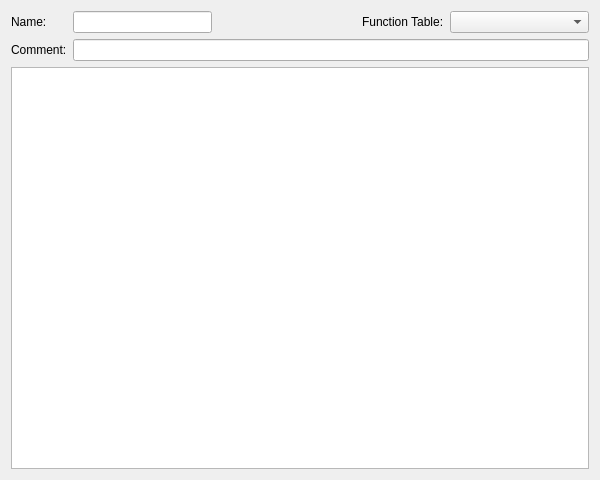
<?xml version="1.0" encoding="UTF-8"?>
<ui version="4.0">
 <class>UnTech::GuiQt::Entity::EntityRomEntries::EntityRomEntryWidget</class>
 <widget class="QWidget" name="UnTech::GuiQt::Entity::EntityRomEntries::EntityRomEntryWidget">
  <property name="geometry">
   <rect>
    <x>0</x>
    <y>0</y>
    <width>600</width>
    <height>480</height>
   </rect>
  </property>
  <property name="windowTitle">
   <string>Entity ROM Structs Editor</string>
  </property>
  <layout class="QVBoxLayout" name="verticalLayout">
   <item>
    <layout class="QGridLayout" name="gridLayout">
     <item row="0" column="0">
      <widget class="QLabel" name="nameLabel">
       <property name="text">
        <string>Name:</string>
       </property>
      </widget>
     </item>
     <item row="0" column="1">
      <widget class="QLineEdit" name="name"/>
     </item>
     <item row="0" column="2">
      <spacer name="horizontalSpacer">
       <property name="orientation">
        <enum>Qt::Horizontal</enum>
       </property>
       <property name="sizeHint" stdset="0">
        <size>
         <width>40</width>
         <height>20</height>
        </size>
       </property>
      </spacer>
     </item>
     <item row="0" column="3">
      <widget class="QLabel" name="functionTableLabel">
       <property name="text">
        <string>Function Table:</string>
       </property>
      </widget>
     </item>
     <item row="0" column="4">
      <widget class="QComboBox" name="functionTableCombo">
       <property name="sizePolicy">
        <sizepolicy hsizetype="Expanding" vsizetype="Fixed">
         <horstretch>0</horstretch>
         <verstretch>0</verstretch>
        </sizepolicy>
       </property>
      </widget>
     </item>
     <item row="1" column="0">
      <widget class="QLabel" name="commentLabel">
       <property name="text">
        <string>Comment:</string>
       </property>
      </widget>
     </item>
     <item row="1" column="1" colspan="4">
      <widget class="QLineEdit" name="comment"/>
     </item>
    </layout>
   </item>
   <item>
    <widget class="PropertyListView" name="fieldsView">
     <property name="selectionMode">
      <enum>QAbstractItemView::SingleSelection</enum>
     </property>
     <property name="selectionBehavior">
      <enum>QAbstractItemView::SelectRows</enum>
     </property>
     <property name="wordWrap">
      <bool>true</bool>
     </property>
    </widget>
   </item>
  </layout>
 </widget>
 <customwidgets>
  <customwidget>
   <class>PropertyListView</class>
   <extends>QTreeView</extends>
   <header>gui-qt/common/properties/propertylistview.h</header>
  </customwidget>
 </customwidgets>
 <resources/>
 <connections/>
</ui>
